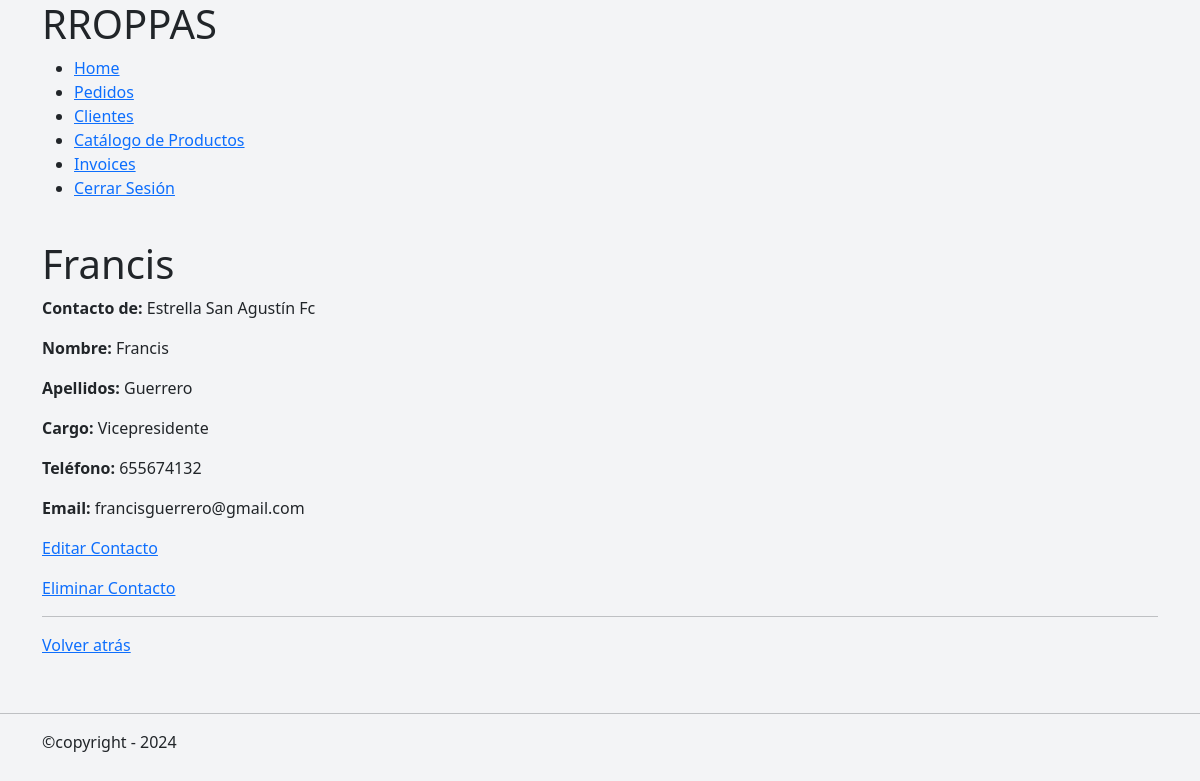
/clients/contact/detail/2 (signed in), run on the app's committed database.
### clients/models.py (models this page shows, shortened)
class ClientContact(models.Model):
    client=models.ForeignKey(
        'Client',
        on_delete=models.CASCADE,
        related_name='relacionados',
    )
    first_name = models.CharField(
        verbose_name='Nombre',
        max_length=255,
    )
    last_name =models.CharField(
        verbose_name='Apellidos',
        max_length=255,
    )
    cargo = models.CharField(
        verbose_name='Cargo',
        max_length=30,
        null=True,
        blank=True,
    )
    t_number = models.CharField(
        verbose_name='Nº teléfono',
        max_length=30,
        null=True,
        blank=True
    )
    email= models.EmailField(
        blank=True,
    )

class Client(models.Model):
    TIPOS_CLIENTE = [
        ("club deportivo", "Club deportivo"),
        ("colegio", "Colegio"),
        ("ayuntamiento", "Ayuntamiento"),
        ("universidad", "Universidad"),
        ("empresa", "Empresa"),
        ("particular", "Particular"),
    ]
    name = models.CharField(
        verbose_name='Nombre',
        max_length=255,
    )
    tipo = models.CharField(
        verbose_name='Tipo de Cliente',
        choices=TIPOS_CLIENTE
    )
    cif_nif = models.CharField(
        verbose_name='CIF/NIF',
        max_length=20,
        blank=True,
        null=True,
    )
    t_number = models.CharField(
        verbose_name='Nº teléfono',
        max_length=30,
        null=True,
        blank=True
    )
    email= models.EmailField(
        blank=True,
    )
    direccion=models.TextField(
        verbose_name='Direccion',
        max_length=100,
        blank=True,
        null=True,
    )
    other=models.TextField(
        verbose_name='Otra información',
        blank=True,
        null=True,
    )
    created_at=models.DateTimeField(
        verbose_name='Fecha de Creación',
        default=timezone.now,
        )
    def __str__(self):
        return self.name

### clients/views/clients_view.py (the view)
# urls.py: path('contact/detail/<pk>', ClientContactDetailView.as_view(), name='clients_contact_detail'),
@method_decorator(login_required, name='dispatch')
class ClientContactDetailView(DetailView):
    model = ClientContact
    template_name = 'general/client_contact_detail.html'
    context_object_name = 'contact'

### mini_erp/templates/general/client_contact_detail.html (shortened to what this page needs)
{% extends "general/layout.html" %}
{% block contenido %}
<div class="container">
    <h1>{% block h1 %}{{ contact.first_name}}{% endblock %}</h1>
    <p><strong>Contacto de: </strong> {{ contact.client}}</p>
    <p><strong>Nombre:</strong> {{ contact.first_name|default_if_none:"Sin rellenar" }}</p>
    <p><strong>Apellidos:</strong> {{ contact.last_name|default_if_none:"Sin rellenar" }}</p>
    <p><strong>Cargo:</strong> {{ contact.cargo|default_if_none:"Sin rellenar" }}</p>
    <p><strong>Teléfono:</strong> {{ contact.t_number|default_if_none:"Sin rellenar" }}</p>
    <p><strong>Email:</strong> {{ contact.email|default_if_none:"Sin rellenar" }}</p>
    <p><a href="{% url 'clients:clients_contact_update' contact.pk %}">Editar Contacto</a></p>
    <p><a href="{% url 'clients:clients_contact_delete' contact.pk %}">Eliminar Contacto</a></p>
    <hr>
    <p><a href="{% url 'clients:clients_detail' contact.client.pk %}">Volver atrás</a></p>
</div>
{% endblock %}

### mini_erp/static/orders/css/orders.css (style rules this page uses)
body { background-color: #f3f4f6; }

### data on the page
ClientContact: first_name "Francis", client "Estrella San Agustín Fc", last_name "Guerrero", cargo "Vicepresidente", t_number "655674132", email "francisguerrero@gmail.com"
